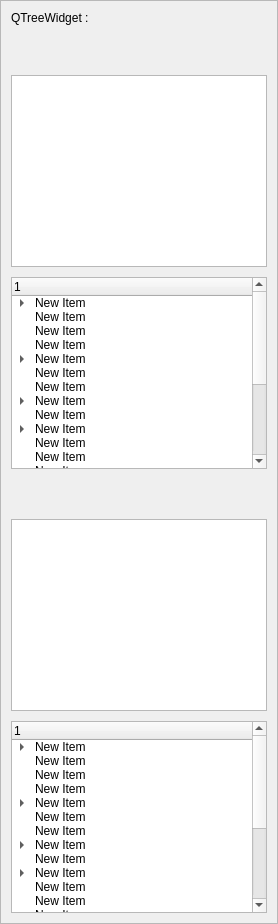
              <widget class="QFrame" name="fr_trw">
               <property name="frameShape">
                <enum>QFrame::StyledPanel</enum>
               </property>
               <property name="frameShadow">
                <enum>QFrame::Raised</enum>
               </property>
               <layout class="QGridLayout" name="glay_fr_trw">
                <property name="leftMargin">
                 <number>10</number>
                </property>
                <property name="topMargin">
                 <number>10</number>
                </property>
                <property name="rightMargin">
                 <number>10</number>
                </property>
                <property name="bottomMargin">
                 <number>10</number>
                </property>
                <property name="horizontalSpacing">
                 <number>0</number>
                </property>
                <property name="verticalSpacing">
                 <number>10</number>
                </property>
                <item row="2" column="1">
                 <widget class="QTreeView" name="trv_demo_th"/>
                </item>
                <item row="4" column="1">
                 <spacer name="verticalSpacer_24">
                  <property name="orientation">
                   <enum>Qt::Vertical</enum>
                  </property>
                  <property name="sizeType">
                   <enum>QSizePolicy::Fixed</enum>
                  </property>
                  <property name="sizeHint" stdset="0">
                   <size>
                    <width>20</width>
                    <height>40</height>
                   </size>
                  </property>
                 </spacer>
                </item>
                <item row="3" column="1">
                 <widget class="QTreeWidget" name="trw_demo_th">
                  <column>
                   <property name="text">
                    <string/>
                   </property>
                  </column>
                  <item>
                   <property name="text">
                    <string>New Item</string>
                   </property>
                   <item>
                    <property name="text">
                     <string>New Subitem</string>
                    </property>
                    <item>
                     <property name="text">
                      <string>New Subitem</string>
                     </property>
                     <item>
                      <property name="text">
                       <string>New Subitem</string>
                      </property>
                     </item>
                    </item>
                   </item>
                  </item>
                  <item>
                   <property name="text">
                    <string>New Item</string>
                   </property>
                  </item>
                  <item>
                   <property name="text">
                    <string>New Item</string>
                   </property>
                  </item>
                  <item>
                   <property name="text">
                    <string>New Item</string>
                   </property>
                  </item>
                  <item>
                   <property name="text">
                    <string>New Item</string>
                   </property>
                   <item>
                    <property name="text">
                     <string>New Subitem</string>
                    </property>
                    <item>
                     <property name="text">
                      <string>New Subitem</string>
                     </property>
                    </item>
                   </item>
                  </item>
                  <item>
                   <property name="text">
                    <string>New Item</string>
                   </property>
                  </item>
                  <item>
                   <property name="text">
                    <string>New Item</string>
                   </property>
                  </item>
                  <item>
                   <property name="text">
                    <string>New Item</string>
                   </property>
                   <item>
                    <property name="text">
                     <string>New Subitem</string>
                    </property>
                    <item>
                     <property name="text">
                      <string>New Subitem</string>
                     </property>
                     <item>
                      <property name="text">
                       <string>New Subitem</string>
                      </property>
                     </item>
                    </item>
                   </item>
                  </item>
                  <item>
                   <property name="text">
                    <string>New Item</string>
                   </property>
                  </item>
                  <item>
                   <property name="text">
                    <string>New Item</string>
                   </property>
                   <item>
                    <property name="text">
                     <string>New Subitem</string>
                    </property>
                    <item>
                     <property name="text">
                      <string>New Subitem</string>
                     </property>
                    </item>
                   </item>
                  </item>
                  <item>
                   <property name="text">
                    <string>New Item</string>
                   </property>
                  </item>
                  <item>
                   <property name="text">
                    <string>New Item</string>
                   </property>
                  </item>
                  <item>
                   <property name="text">
                    <string>New Item</string>
                   </property>
                  </item>
                  <item>
                   <property name="text">
                    <string>New Item</string>
                   </property>
                   <item>
                    <property name="text">
                     <string>New Subitem</string>
                    </property>
                    <item>
                     <property name="text">
                      <string>New Subitem</string>
                     </property>
                     <item>
                      <property name="text">
                       <string>New Subitem</string>
                      </property>
                      <item>
                       <property name="text">
                        <string>New Subitem</string>
                       </property>
                       <item>
                        <property name="text">
                         <string>New Subitem</string>
                        </property>
                       </item>
                       <item>
                        <property name="text">
                         <string>New Item</string>
                        </property>
                       </item>
                       <item>
                        <property name="text">
                         <string>New Item</string>
                        </property>
                       </item>
                      </item>
                     </item>
                    </item>
                   </item>
                  </item>
                  <item>
                   <property name="text">
                    <string>New Item</string>
                   </property>
                   <item>
                    <property name="text">
                     <string>New Subitem</string>
                    </property>
                    <item>
                     <property name="text">
                      <string>New Subitem</string>
                     </property>
                    </item>
                   </item>
                  </item>
                  <item>
                   <property name="text">
                    <string>New Item</string>
                   </property>
                  </item>
                  <item>
                   <property name="text">
                    <string>New Item</string>
                   </property>
                  </item>
                  <item>
                   <property name="text">
                    <string>New Item</string>
                   </property>
                  </item>
                  <item>
                   <property name="text">
                    <string>New Item</string>
                   </property>
                  </item>
                  <item>
                   <property name="text">
                    <string>New Item</string>
                   </property>
                  </item>
                  <item>
                   <property name="text">
                    <string>New Item</string>
                   </property>
                   <item>
                    <property name="text">
                     <string>New Subitem</string>
                    </property>
                    <item>
                     <property name="text">
                      <string>New Subitem</string>
                     </property>
                    </item>
                    <item>
                     <property name="text">
                      <string>New Item</string>
                     </property>
                    </item>
                    <item>
                     <property name="text">
                      <string>New Item</string>
                     </property>
                     <item>
                      <property name="text">
                       <string>New Subitem</string>
                      </property>
                     </item>
                     <item>
                      <property name="text">
                       <string>New Item</string>
                      </property>
                     </item>
                    </item>
                   </item>
                  </item>
                 </widget>
                </item>
                <item row="1" column="0" colspan="3">
                 <spacer name="verticalSpacer_23">
                  <property name="orientation">
                   <enum>Qt::Vertical</enum>
                  </property>
                  <property name="sizeType">
                   <enum>QSizePolicy::Fixed</enum>
                  </property>
                  <property name="sizeHint" stdset="0">
                   <size>
                    <width>20</width>
                    <height>40</height>
                   </size>
                  </property>
                 </spacer>
                </item>
                <item row="0" column="0" colspan="3">
                 <widget class="QLabel" name="lb_trw_demo">
                  <property name="text">
                   <string>QTreeWidget :</string>
                  </property>
                 </widget>
                </item>
                <item row="6" column="1">
                 <widget class="QTreeWidget" name="trw_demo_tr">
                  <column>
                   <property name="text">
                    <string/>
                   </property>
                  </column>
                  <item>
                   <property name="text">
                    <string>New Item</string>
                   </property>
                   <item>
                    <property name="text">
                     <string>New Subitem</string>
                    </property>
                    <item>
                     <property name="text">
                      <string>New Subitem</string>
                     </property>
                     <item>
                      <property name="text">
                       <string>New Subitem</string>
                      </property>
                     </item>
                    </item>
                   </item>
                  </item>
                  <item>
                   <property name="text">
                    <string>New Item</string>
                   </property>
                  </item>
                  <item>
                   <property name="text">
                    <string>New Item</string>
                   </property>
                  </item>
                  <item>
                   <property name="text">
                    <string>New Item</string>
                   </property>
                  </item>
                  <item>
                   <property name="text">
                    <string>New Item</string>
                   </property>
                   <item>
                    <property name="text">
                     <string>New Subitem</string>
                    </property>
                    <item>
                     <property name="text">
                      <string>New Subitem</string>
                     </property>
                    </item>
                   </item>
                  </item>
                  <item>
                   <property name="text">
                    <string>New Item</string>
                   </property>
                  </item>
                  <item>
                   <property name="text">
                    <string>New Item</string>
                   </property>
                  </item>
                  <item>
                   <property name="text">
                    <string>New Item</string>
                   </property>
                   <item>
                    <property name="text">
                     <string>New Subitem</string>
                    </property>
                    <item>
                     <property name="text">
                      <string>New Subitem</string>
                     </property>
                     <item>
                      <property name="text">
                       <string>New Subitem</string>
                      </property>
                     </item>
                    </item>
                   </item>
                  </item>
                  <item>
                   <property name="text">
                    <string>New Item</string>
                   </property>
                  </item>
                  <item>
                   <property name="text">
                    <string>New Item</string>
                   </property>
                   <item>
                    <property name="text">
                     <string>New Subitem</string>
                    </property>
                    <item>
                     <property name="text">
                      <string>New Subitem</string>
                     </property>
                    </item>
                   </item>
                  </item>
                  <item>
                   <property name="text">
                    <string>New Item</string>
                   </property>
                  </item>
                  <item>
                   <property name="text">
                    <string>New Item</string>
                   </property>
                  </item>
                  <item>
                   <property name="text">
                    <string>New Item</string>
                   </property>
                  </item>
                  <item>
                   <property name="text">
                    <string>New Item</string>
                   </property>
                   <item>
                    <property name="text">
                     <string>New Subitem</string>
                    </property>
                    <item>
                     <property name="text">
                      <string>New Subitem</string>
                     </property>
                     <item>
                      <property name="text">
                       <string>New Subitem</string>
                      </property>
                      <item>
                       <property name="text">
                        <string>New Subitem</string>
                       </property>
                       <item>
                        <property name="text">
                         <string>New Subitem</string>
                        </property>
                       </item>
                       <item>
                        <property name="text">
                         <string>New Item</string>
                        </property>
                       </item>
                       <item>
                        <property name="text">
                         <string>New Item</string>
                        </property>
                       </item>
                      </item>
                     </item>
                    </item>
                   </item>
                  </item>
                  <item>
                   <property name="text">
                    <string>New Item</string>
                   </property>
                   <item>
                    <property name="text">
                     <string>New Subitem</string>
                    </property>
                    <item>
                     <property name="text">
                      <string>New Subitem</string>
                     </property>
                    </item>
                   </item>
                  </item>
                  <item>
                   <property name="text">
                    <string>New Item</string>
                   </property>
                  </item>
                  <item>
                   <property name="text">
                    <string>New Item</string>
                   </property>
                  </item>
                  <item>
                   <property name="text">
                    <string>New Item</string>
                   </property>
                  </item>
                  <item>
                   <property name="text">
                    <string>New Item</string>
                   </property>
                  </item>
                  <item>
                   <property name="text">
                    <string>New Item</string>
                   </property>
                  </item>
                  <item>
                   <property name="text">
                    <string>New Item</string>
                   </property>
                   <item>
                    <property name="text">
                     <string>New Subitem</string>
                    </property>
                    <item>
                     <property name="text">
                      <string>New Subitem</string>
                     </property>
                    </item>
                    <item>
                     <property name="text">
                      <string>New Item</string>
                     </property>
                    </item>
                    <item>
                     <property name="text">
                      <string>New Item</string>
                     </property>
                     <item>
                      <property name="text">
                       <string>New Subitem</string>
                      </property>
                     </item>
                     <item>
                      <property name="text">
                       <string>New Item</string>
                      </property>
                     </item>
                    </item>
                   </item>
                  </item>
                 </widget>
                </item>
                <item row="5" column="1">
                 <widget class="QTreeView" name="trv_demo_tr"/>
                </item>
               </layout>
              </widget>
